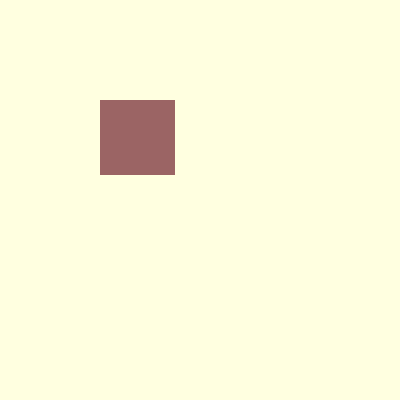
Frame 1 (no input)
Frame 60 (no input): identical to frame 1, image omitted
Frame 120 (the mouse pressed at the canvas centre since frame 60): identical to frame 1, image omitted

The p5.js sketch that drew this single still picture (run headless with seeded random() and noise() and a simulated clock; from frame 60 on, the mouse is pressed at the canvas centre):

// p5.js sketch
// ── sketch.js
//reference by prof dawn
//mod sadaf
function setup() {
	createCanvas(400, 400);
}


function draw() {
	background('lightyellow');
	noStroke();
	fill(circle.r, circle.g, circle.b);
	ellipse(circle.x, circle.y, circle.diam, circle.diam);
	fill(rectangle.r, rectangle.g, rectangle.b);
	rect(rectangle.x, rectangle.y, rectangle.diam, rectangle.diam);
}
// ── circle.js
var circle = {
	x: 200,
	y: 200,
	diam: 50,
	r: 50,
	g: 100,
	b: 30
}

// ── rect.js
var rectangle = {
	x: 100,
	y: 100,
	diam: 75,
	r: 155,
	g: 100,
	b: 100
}
